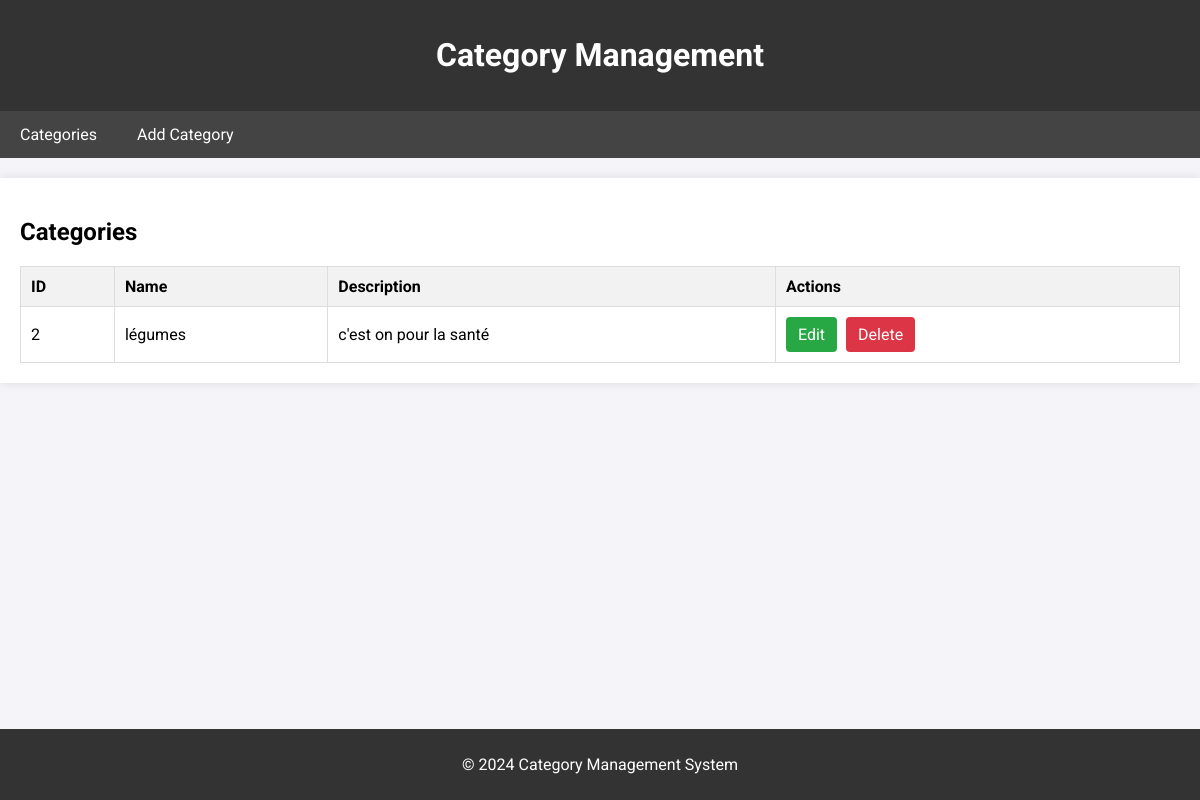
/inventory/categories/, run on the app's committed database.
### inventory/models.py (models this page shows, shortened)
class Category(models.Model):
    name = models.CharField(max_length=100, unique=True)
    description = models.TextField(blank=True, null=True)

### inventory/views.py (the view)
# urls.py: path('categories/', category_list, name='category-list'),
def category_list(request):
    categories = Category.objects.all()
    return render(request, 'inventory/category_list.html', {'categories': categories})

### inventory/templates/inventory/category_list.html (shortened to what this page needs)
{% extends 'base_category.html' %}
{% block content %}
<h2>Categories</h2>
<table>
    <thead>
        <tr>
            <th>ID</th>
            <th>Name</th>
            <th>Description</th>
            <th>Actions</th>
        </tr>
    </thead>
    <tbody>
        {% for category in categories %}
        <tr>
            <td>{{ category.id }}</td>
            <td>{{ category.name }}</td>
            <td>{{ category.description }}</td>
            <td>
                <a href="{% url 'category-update' category.pk %}" class="button">Edit</a>
                <a href="{% url 'category-delete' category.pk %}" class="button delete-button" data-category-name="{{ category.name }}">Delete</a>
            </td>
        </tr>
        {% empty %}
        <tr>
            <td colspan="4">No categories available.</td>
        </tr>
        {% endfor %}
    </tbody>
</table>
{% endblock %}

### inventory/templates/base_category.html (style rules this page uses)
body { font-family: 'Roboto', sans-serif; margin: 0; padding: 0; background-color: #f4f4f9; }
table { width: 100%; border-collapse: collapse; }
th, td { padding: 10px; border: 1px solid #ddd; text-align: left; }
th { background-color: #f2f2f2; }
.button { background-color: #28a745; color: white; padding: 8px 12px; text-decoration: none; border-radius: 4px; display: inline-block; margin-right: 5px; }
.delete-button { background-color: #dc3545; }

### data on the page
Category: id "2", name "légumes", description "c'est on pour la santé"
